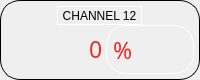
             <widget class="QFrame" name="horizontalFrame_14">
              <property name="minimumSize">
               <size>
                <width>0</width>
                <height>80</height>
               </size>
              </property>
              <property name="maximumSize">
               <size>
                <width>230</width>
                <height>80</height>
               </size>
              </property>
              <property name="styleSheet">
               <string notr="true">border: 1px solid #000000;
border-radius: 20px;</string>
              </property>
              <layout class="QVBoxLayout" name="verticalLayout_17">
               <property name="spacing">
                <number>0</number>
               </property>
               <property name="leftMargin">
                <number>5</number>
               </property>
               <property name="topMargin">
                <number>5</number>
               </property>
               <property name="rightMargin">
                <number>5</number>
               </property>
               <property name="bottomMargin">
                <number>5</number>
               </property>
               <item>
                <layout class="QHBoxLayout" name="horizontalLayout_21">
                 <property name="spacing">
                  <number>5</number>
                 </property>
                 <item>
                  <widget class="QToolButton" name="toolButton_12">
                   <property name="focusPolicy">
                    <enum>Qt::NoFocus</enum>
                   </property>
                   <property name="styleSheet">
                    <string notr="true">border-color: rgb(255, 255, 255);</string>
                   </property>
                   <property name="text">
                    <string>CHANNEL 12</string>
                   </property>
                   <property name="icon">
                    <iconset resource="icons.qrc">
                     <normaloff>:/icons/V.jpg</normaloff>:/icons/V.jpg</iconset>
                   </property>
                   <property name="iconSize">
                    <size>
                     <width>50</width>
                     <height>50</height>
                    </size>
                   </property>
                   <property name="toolButtonStyle">
                    <enum>Qt::ToolButtonTextBesideIcon</enum>
                   </property>
                  </widget>
                 </item>
                </layout>
               </item>
               <item>
                <layout class="QHBoxLayout" name="horizontalLayout_33">
                 <property name="spacing">
                  <number>0</number>
                 </property>
                 <item>
                  <widget class="QLineEdit" name="ch12">
                   <property name="sizePolicy">
                    <sizepolicy hsizetype="Fixed" vsizetype="Fixed">
                     <horstretch>0</horstretch>
                     <verstretch>0</verstretch>
                    </sizepolicy>
                   </property>
                   <property name="maximumSize">
                    <size>
                     <width>100</width>
                     <height>16777215</height>
                    </size>
                   </property>
                   <property name="font">
                    <font>
                     <family>Gilroy</family>
                     <pointsize>17</pointsize>
                    </font>
                   </property>
                   <property name="focusPolicy">
                    <enum>Qt::ClickFocus</enum>
                   </property>
                   <property name="styleSheet">
                    <string notr="true">background-color: rgba(255, 255, 255,0);
color: rgb(239, 41, 41);
border: none</string>
                   </property>
                   <property name="text">
                    <string>0</string>
                   </property>
                   <property name="alignment">
                    <set>Qt::AlignRight|Qt::AlignTrailing|Qt::AlignVCenter</set>
                   </property>
                  </widget>
                 </item>
                 <item>
                  <widget class="QLabel" name="s12">
                   <property name="font">
                    <font>
                     <family>Gilroy</family>
                     <pointsize>17</pointsize>
                    </font>
                   </property>
                   <property name="styleSheet">
                    <string notr="true">border-color: rgb(255, 255, 255);
color: rgb(239, 41, 41);</string>
                   </property>
                   <property name="text">
                    <string>%</string>
                   </property>
                  </widget>
                 </item>
                </layout>
               </item>
              </layout>
             </widget>
